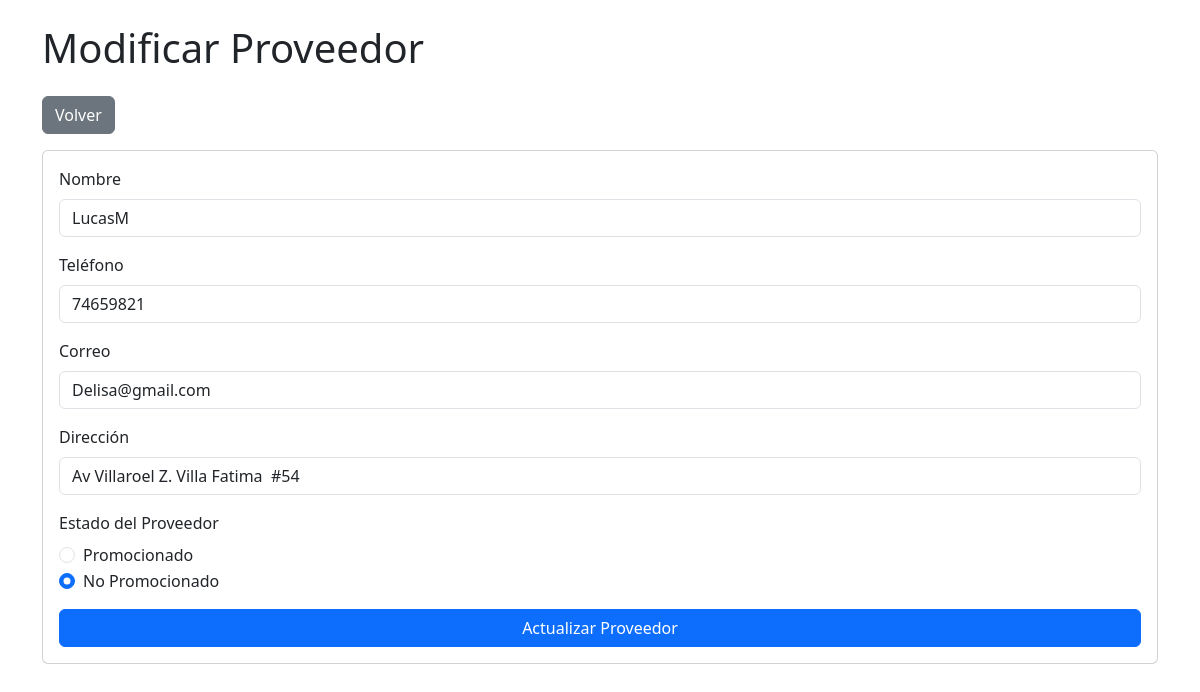
/Pasteleria/admin/proveedor/actualizar.php?cod=1, run on the app's committed database.
### tables this page shows
CREATE TABLE `proveedores` (
  `id` int(11) NOT NULL,
  `nombre` varchar(100) NOT NULL,
  `telefono` varchar(20) DEFAULT NULL,
  `correo` varchar(100) DEFAULT NULL,
  `direccion` varchar(200) DEFAULT NULL,
  `estado` enum('promocionado','no_promocionado') DEFAULT 'no_promocionado'
);

### Pasteleria/admin/proveedor/actualizar.php (the view, shortened to what this page needs)
<?php
    $db = conectarDB();
    $cod = filter_var($_GET['cod'], FILTER_VALIDATE_INT);
    $query = "SELECT * FROM proveedores WHERE id = ?";
    $stmt = mysqli_prepare($db, $query);
    mysqli_stmt_bind_param($stmt, "i", $cod);
    mysqli_stmt_execute($stmt);
    $resultado = mysqli_stmt_get_result($stmt);
    $proveedor = mysqli_fetch_assoc($resultado);
?>
<!DOCTYPE html>
<html lang="es">
<head>
    <link href="https://cdn.jsdelivr.net/npm/bootstrap@5.3.2/dist/css/bootstrap.min.css" rel="stylesheet">
</head>
<body>
    <div class="container mt-4">
        <h1 class="mb-4">Modificar Proveedor</h1>
        <a href="listado.php" class="btn btn-secondary mb-3">Volver</a>
        <form method="POST" class="needs-validation" novalidate>
            <div class="card">
                <div class="card-body">
                    <div class="mb-3">
                        <label for="nom" class="form-label">Nombre</label>
                        <input type="text"
                               class="form-control"
                               name="nom"
                               id="nom"
                               value="<?php echo htmlspecialchars($proveedor['nombre']); ?>"
                               required>
                    </div>
                    <div class="mb-3">
                        <label for="tel" class="form-label">Teléfono</label>
                        <input type="tel"
                               class="form-control"
                               name="tel"
                               id="tel"
                               value="<?php echo htmlspecialchars($proveedor['telefono']); ?>"
                               required>
                    </div>
                    <div class="mb-3">
                        <label for="corr" class="form-label">Correo</label>
                        <input type="email"
                               class="form-control"
                               name="corr"
                               id="corr"
                               value="<?php echo htmlspecialchars($proveedor['correo']); ?>"
                               required>
                    </div>
                    <div class="mb-3">
                        <label for="dir" class="form-label">Dirección</label>
                        <input type="text"
                               class="form-control"
                               name="dir"
                               id="dir"
                               value="<?php echo htmlspecialchars($proveedor['direccion']); ?>"
                               required>
                    </div>
                    <div class="mb-3">
                        <label class="form-label">Estado del Proveedor</label>
                        <div class="form-check">
                            <input class="form-check-input"
                                   type="radio"
                                   name="estado"
                                   value="promocionado"
                                   <?php echo $proveedor['estado'] === 'promocionado' ? 'checked' : ''; ?>>
                            <label class="form-check-label">Promocionado</label>
                        </div>
                        <div class="form-check">
                            <input class="form-check-input"
                                   type="radio"
                                   name="estado"
                                   value="no_promocionado"
                                   <?php echo $proveedor['estado'] === 'no_promocionado' ? 'checked' : ''; ?>>
                            <label class="form-check-label">No Promocionado</label>
                        </div>
                    </div>
                    <div class="d-grid gap-2">
                        <button type="submit"
                                name="Modificar"
                                class="btn btn-primary">
                            Actualizar Proveedor
                        </button>
                    </div>
                </div>
            </div>
        </form>
    </div>
</body>
</html>

### data on the page
proveedores: nom "LucasM", tel "74659821", corr "Delisa@gmail.com", dir "Av Villaroel Z. Villa Fatima #54", estado "☑"
